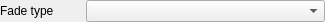
<?xml version="1.0" encoding="UTF-8"?>
<ui version="4.0">
 <class>FadingLightWidget</class>
 <widget class="QWidget" name="FadingLightWidget">
  <property name="geometry">
   <rect>
    <x>0</x>
    <y>0</y>
    <width>325</width>
    <height>22</height>
   </rect>
  </property>
  <property name="windowTitle">
   <string>Form</string>
  </property>
  <property name="locale">
   <locale language="English" country="UnitedStates"/>
  </property>
  <layout class="QVBoxLayout" name="verticalLayout">
   <property name="leftMargin">
    <number>0</number>
   </property>
   <property name="topMargin">
    <number>0</number>
   </property>
   <property name="rightMargin">
    <number>0</number>
   </property>
   <property name="bottomMargin">
    <number>0</number>
   </property>
   <item>
    <layout class="QHBoxLayout" name="fadeTypeLayout">
     <item>
      <widget class="QLabel" name="fadeTypeLabel">
       <property name="sizePolicy">
        <sizepolicy hsizetype="Preferred" vsizetype="Preferred">
         <horstretch>1</horstretch>
         <verstretch>0</verstretch>
        </sizepolicy>
       </property>
       <property name="text">
        <string>Fade type</string>
       </property>
      </widget>
     </item>
     <item>
      <widget class="QComboBox" name="fadeTypeCombo">
       <property name="sizePolicy">
        <sizepolicy hsizetype="Preferred" vsizetype="Fixed">
         <horstretch>3</horstretch>
         <verstretch>0</verstretch>
        </sizepolicy>
       </property>
      </widget>
     </item>
    </layout>
   </item>
  </layout>
 </widget>
 <resources/>
 <connections/>
</ui>
